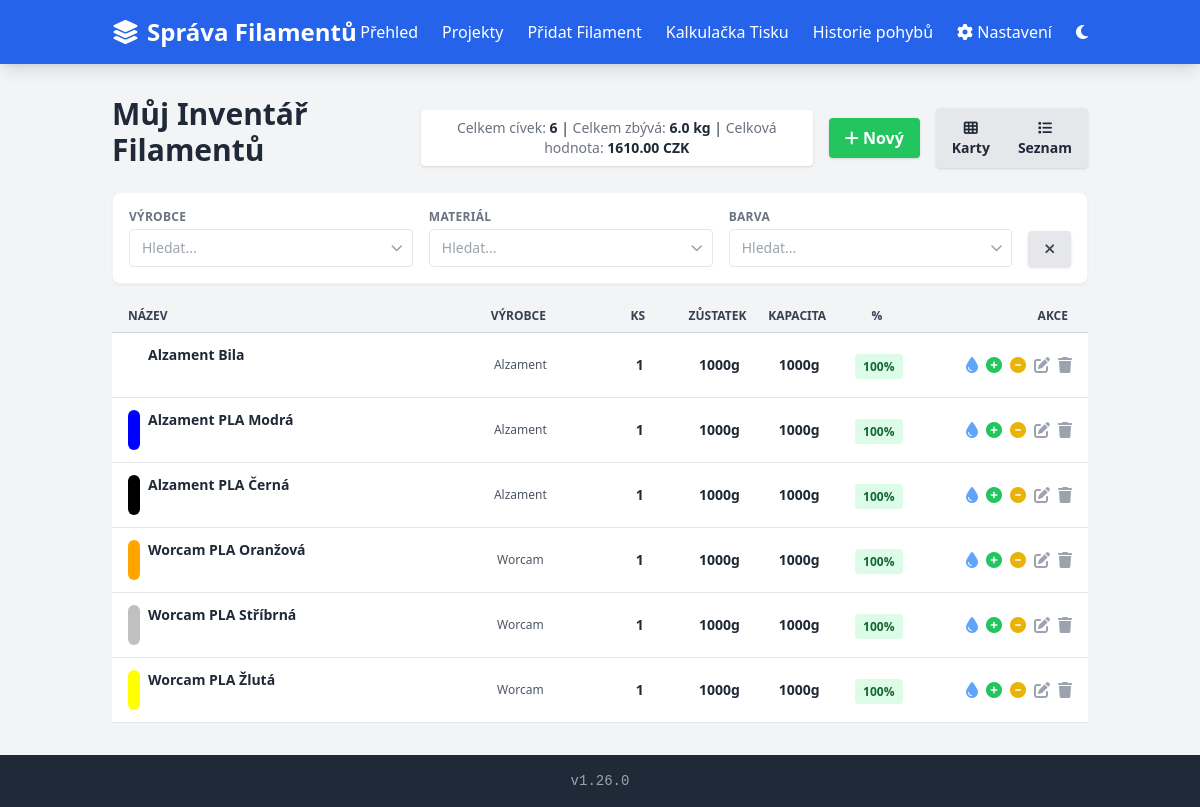
Before: / with the older database file.
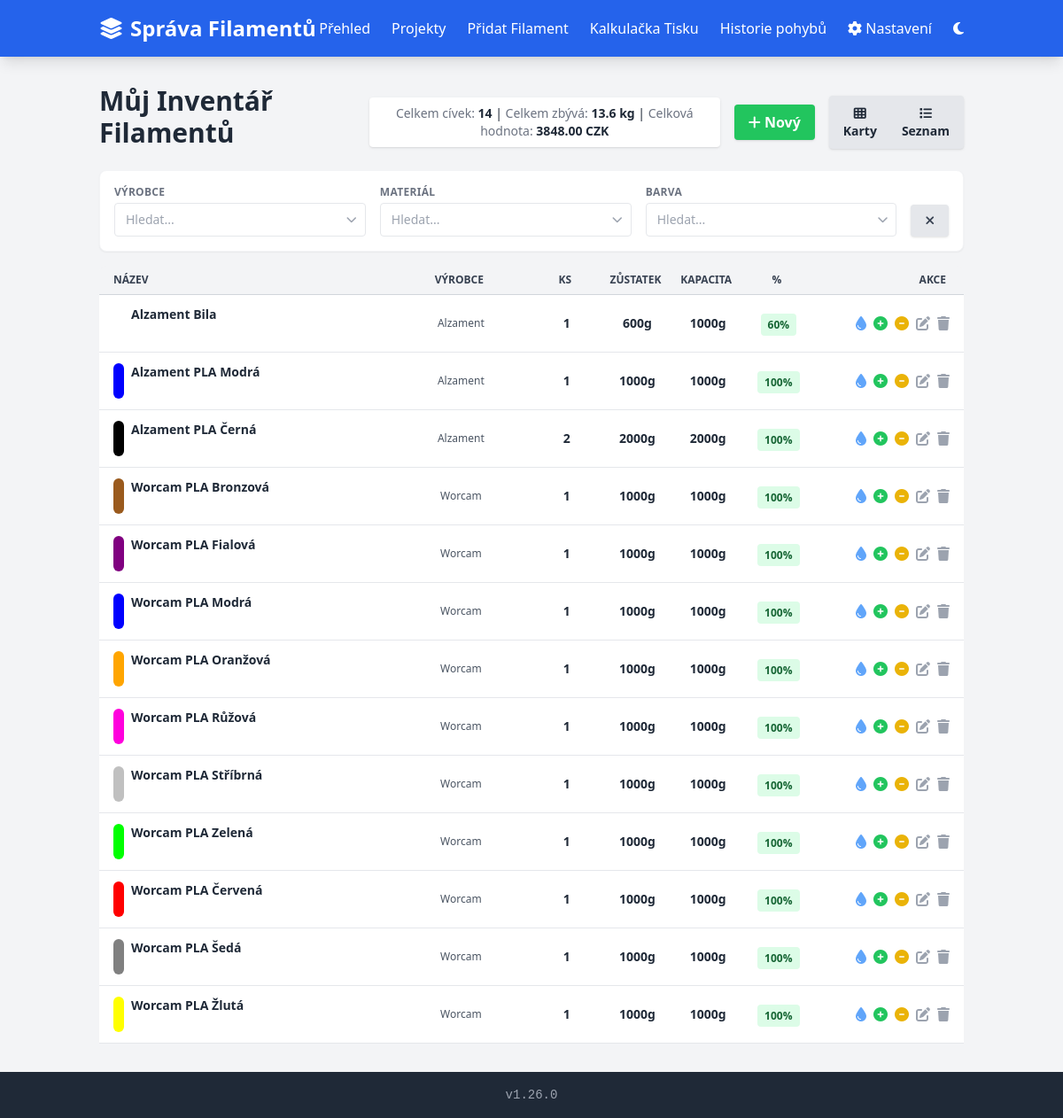
After: the same page with the newer database file.
### models.py (models this page shows)
class Filament(db.Model):
    id = db.Column(db.Integer, primary_key=True)
    name = db.Column(db.String(200), nullable=False)
    brand_id = db.Column(db.Integer, db.ForeignKey('brand.id'), nullable=False)
    color_id = db.Column(db.Integer, db.ForeignKey('color.id'), nullable=False)
    material_id = db.Column(db.Integer, db.ForeignKey('material.id'), nullable=False)
    weight_total = db.Column(db.Float, nullable=False)
    weight_remaining = db.Column(db.Float, nullable=False)
    price = db.Column(db.Float, nullable=False)
    quantity = db.Column(db.Integer, nullable=False, default=1)
    brand = db.relationship('Brand', backref=db.backref('filaments', lazy=True))
    color = db.relationship('Color', backref=db.backref('filaments', lazy=True))
    material = db.relationship('Material', backref=db.backref('filaments', lazy=True))

class Color(db.Model):
    id = db.Column(db.Integer, primary_key=True)
    name = db.Column(db.String(100), unique=True, nullable=False)
    hex_value = db.Column(db.String(20), nullable=True)

class Brand(db.Model):
    id = db.Column(db.Integer, primary_key=True)
    name = db.Column(db.String(100), unique=True, nullable=False)

### routes/inventory.py (the view)
    @app.route('/')
    def index():
        filaments_query = Filament.query.options(
            joinedload(Filament.brand),
            joinedload(Filament.material),
            joinedload(Filament.color)
        )
        f_brand = request.args.get('brand', '')
        f_material = request.args.get('material', '')
        f_color = request.args.get('color', '')
        sort_by = request.args.get('sort_by', 'name')
        sort_direction = request.args.get('sort_direction', 'asc')
        if sort_direction not in ['asc', 'desc']:
            sort_direction = 'asc'
        setting = AppSetting.query.first()
        if not setting:
            setting = AppSetting()
            db.session.add(setting)
            db.session.commit()
        view_mode_param = request.args.get('view', None)
        if view_mode_param and view_mode_param in ['card', 'list']:
            setting.view_mode = view_mode_param
            db.session.commit()
            app.logger.debug(f"View mode changed to: {view_mode_param}")
        view_mode = setting.view_mode
        if f_brand:
            filaments_query = filaments_query.filter(Filament.brand_id == f_brand)
        if f_material:
            filaments_query = filaments_query.filter(Filament.material_id == f_material)
        if f_color:
            filaments_query = filaments_query.filter(Filament.color_id == f_color)
        if sort_by == 'brand':
            order_expr = Brand.name
            filaments_query = filaments_query.join(Brand)
        elif sort_by == 'pieces':
            order_expr = Filament.quantity
        elif sort_by == 'remaining':
            order_expr = Filament.weight_remaining
        elif sort_by == 'capacity':
            order_expr = Filament.quantity * Filament.weight_total
        elif sort_by == 'percent':
            order_expr = db.case(
                (Filament.quantity * Filament.weight_total > 0,
                 Filament.weight_remaining / (Filament.quantity * Filament.weight_total)),
                else_=0
            )
        else:
            order_expr = Filament.name
        if sort_direction == 'desc':
            filaments_query = filaments_query.order_by(order_expr.desc())
        else:
            filaments_query = filaments_query.order_by(order_expr.asc())
        page = request.args.get('page', 1, type=int)
        setting = AppSetting.query.first()
        default_per_page = setting.items_per_page if setting else 12
        per_page = request.args.get('per_page', default_per_page, type=int)
        if per_page not in [12, 24, 48, 96]:
            per_page = default_per_page
        agg_query = db.session.query(
            func.sum(Filament.quantity).label('spools'),
            func.sum(Filament.weight_remaining).label('remaining'),
            func.sum(
                db.case(
                    (Filament.weight_total > 0, (Filament.price / Filament.weight_total) * Filament.weight_remaining),
                    else_=0
                )
            ).label('value')
        )
        if f_brand:
            agg_query = agg_query.filter(Filament.brand_id == f_brand)
        if f_material:
            agg_query = agg_query.filter(Filament.material_id == f_material)
        if f_color:
            agg_query = agg_query.filter(Filament.color_id == f_color)
        agg_result = agg_query.first()
        total_spools = agg_result.spools or 0
        total_remaining_g = agg_result.remaining or 0
        total_value = agg_result.value or 0
        filaments_paginated = db.paginate(filaments_query, page=page, per_page=per_page, error_out=False)
        brands = Brand.query.order_by(Brand.name).all()
        materials = Material.query.order_by(Material.name).all()
        colors = Color.query.order_by(Color.name).all()
        app.logger.debug(
            f"Index viewed: view_mode={view_mode}, page={page}, per_page={per_page}, "
            f"sort_by={sort_by}, sort_direction={sort_direction}, "
            f"filters: brand={f_brand}, material={f_material}, color={f_color}"
        )
        return render_template(
            'index.html',
            filaments=filaments_paginated,
            stats={"spools": total_spools, "remaining": total_remaining_g, "value": total_value},
            brands=brands, materials=materials, colors=colors,
            f_brand=f_brand, f_material=f_material, f_color=f_color,
            view_mode=view_mode, per_page=per_page,
            sort_by=sort_by, sort_direction=sort_direction,
        )

### utils.py (called while the page is built)
def get_settings():
    return AppSetting.query.first()

### templates/index.html (shortened to what the changed rows need)
{% extends "base.html" %}
{% block content %}
<div x-data="inventoryApp()">
<div class="flex flex-col md:flex-row justify-between items-center md:items-end mb-6 gap-4">
    <h1 class="text-2xl sm:text-3xl font-bold w-full md:w-auto text-center md:text-left">{{ t('my_inventory') }}</h1>
    <div class="flex flex-col sm:flex-row gap-4 w-full md:w-auto items-center">
        <div class="bg-white px-4 py-2 rounded shadow text-sm w-full sm:w-auto text-center">
            <span class="text-gray-500">{{ t('total_spools') }}:</span> <strong>{{ stats.spools }}</strong> <span class="hidden sm:inline">|</span><br class="sm:hidden">
            <span class="text-gray-500">{{ t('total_remaining') }}:</span> <strong>{{ '%0.1f'| format(stats.remaining / 1000) }} kg</strong> <span class="hidden sm:inline">|</span><br class="sm:hidden">
            <span class="text-gray-500">{{ t('total_value') }}:</span> <strong>{{ '{:0.2f}'.format(stats.value) }} {{ current_currency }}</strong>
        </div>
    </div>
</div>
<div id="filament-content-wrapper"
     :class="viewMode === 'card' ? 'grid grid-cols-1 md:grid-cols-2 lg:grid-cols-3 gap-6' : 'space-y-0'"
     class="{% if view_mode == 'card' %}grid grid-cols-1 md:grid-cols-2 lg:grid-cols-3 gap-6{% else %}space-y-0{% endif %}">
{% if view_mode == 'card' %}
    {% for fil in filaments.items %}
        <div class="bg-white rounded-lg shadow-md border border-gray-100 overflow-hidden relative">
            <div class="h-2 w-full absolute top-0 left-0" style="background-color: {{ fil.color.hex_value }};"></div>
            {% set capacity_all = fil.quantity * fil.weight_total %}
            {% if capacity_all > 0 %}
                {% set pct = (fil.weight_remaining / capacity_all * 100) | round | int %}
            {% else %}
                {% set pct = 0 %}
            {% endif %}
            {% if fil.quantity == 0 or pct < 20 %}
            <div class="absolute top-2 right-2 text-xs font-bold px-2 py-1 rounded shadow-md {% if fil.quantity == 0 %}bg-red-600 text-white{% else %}bg-orange-500 text-white{% endif %}">
                {% if fil.quantity == 0 %}{{ t('out_of_stock') }}{% else %}{{ t('low_stock') }}{% endif %}
            </div>
            {% endif %}
            <div class="p-6">
                <div class="flex justify-between items-start">
                    <div>
                        <h2 class="text-xl font-bold text-gray-800 truncate" title="{{ fil.name }}">{{ fil.name }}</h2>
                        <p class="text-sm font-semibold text-gray-500 mt-1">
                            {{ fil.brand.name }} &bull; {{ fil.material.name }} &bull; {{ fil.color.name }}
                            <span class="ml-2 text-blue-600">({{ fil.quantity }} {{ t('pieces') }})</span>
                        </p>
                    </div>
                    <span class="px-2 py-1 text-xs font-bold rounded shadow-sm
                        {% if pct > 50 %}bg-green-100 text-green-800
                        {% elif pct > 20 %}bg-yellow-100 text-yellow-800
                        {% else %}bg-red-100 text-red-800{% endif %}">
                        {{ pct }} %
                    </span>
                </div>
                <div class="mt-5">
                    <div class="w-full bg-gray-200 rounded-full h-3 overflow-hidden shadow-inner">
                      <div class="h-3 rounded-full transition-all duration-500
                        {% if pct > 50 %}bg-green-500{% elif pct > 20 %}bg-yellow-500{% else %}bg-red-500{% endif %}"
                        style="width: {{ pct }}%"></div>
                    </div>
                    <div class="flex justify-between text-sm mt-2 text-gray-600 font-medium">
                        <span>{{ t('remaining') }}: {{ fil.weight_remaining | int }} g</span>
                        <span>{{ t('capacity') }}: {{ capacity_all | int }} g</span>
                    </div>
                    <div class="text-xs text-center text-gray-400 mt-1">{{ t('spool_price').format(price='{:0.2f}'.format(fil.price), weight=fil.weight_total | int, currency=current_currency) }}</div>
                </div>
                <div class="mt-6 flex flex-col xl:flex-row justify-between items-center gap-3 border-t pt-4 border-gray-100">
                    <form action="{{ url_for('use_filament', id=fil.id) }}" method="POST" class="flex items-center gap-2 w-full xl:w-auto">
                        <input type="number" name="amount" min="1" max="{{ fil.weight_remaining }}" step="0.1" placeholder="g" class="w-20 border rounded px-2 py-1 text-sm outline-none focus:ring-2 focus:ring-blue-500" required>
                        <button type="submit" class="bg-blue-50 text-blue-600 hover:bg-blue-600 hover:text-white border border-blue-200 transition-colors text-xs px-3 py-1.5 rounded whitespace-nowrap font-semibold">{{ t('subtract_usage') }}</button>
                    </form>
                    <div class="flex gap-4 pt-2 xl:pt-0">
                        <form action="{{ url_for('add_spool', id=fil.id) }}" method="POST">
                            <button type="submit" title="{{ t('add_spool') }}" class="text-green-500 hover:text-green-700 transition-colors"><i class="fa-solid fa-plus-circle"></i></button>
                        </form>
                        <form action="{{ url_for('remove_spool', id=fil.id) }}" method="POST">
                            <button type="submit" title="{{ t('remove_spool') }}" class="text-yellow-500 hover:text-yellow-700 transition-colors"><i class="fa-solid fa-minus-circle"></i></button>
                        </form>
                        <a href="{{ url_for('edit', id=fil.id) }}" title="{{ t('edit') }}" class="text-gray-400 hover:text-blue-500 transition-colors"><i class="fa-solid fa-edit"></i></a>
                        <form action="{{ url_for('delete', id=fil.id) }}" method="POST" onsubmit="return confirm('{{ t('delete_confirm') }}');">
                            <button type="submit" class="text-gray-400 hover:text-red-500 transition-colors"><i class="fa-solid fa-trash"></i></button>
                        </form>
                    </div>
                </div>
            </div>
        </div>
    {% else %}
    <div class="col-span-full text-center text-gray-500 py-16 bg-white rounded-lg border border-dashed border-gray-300">
        <i class="fa-solid fa-box-open text-4xl mb-4 text-gray-300"></i>
        <p class="text-lg">{{ t('no_filaments') }}</p>
        <p class="text-sm mt-2"><a href="{{ url_for('add') }}" class="text-blue-500 hover:underline">{{ t('add_first') }}</a></p>
    </div>
    {% endfor %}
{% else %}
    {% for fil in filaments.items %}
        {% set capacity_all = fil.quantity * fil.weight_total %}
        {% if capacity_all > 0 %}
            {% set pct = (fil.weight_remaining / capacity_all * 100) | round | int %}
        {% else %}
            {% set pct = 0 %}
        {% endif %}
        <div class="bg-white border-b border-gray-200 px-4 py-3 hover:bg-gray-50 transition-colors grid grid-cols-12 gap-3 items-center">
            <div class="col-span-3 sm:col-span-4 flex items-start gap-2">
                <div class="w-3 h-10 rounded-full flex-shrink-0" style="background-color: {{ fil.color.hex_value }};"></div>
                <div class="flex-1 min-w-0">
                    <div class="flex items-center gap-1.5">
                        <h3 class="font-bold text-gray-800 truncate text-sm" title="{{ fil.name }}">{{ fil.name }}</h3>
                    </div>
                </div>
            </div>
            <div class="col-span-0 sm:col-span-2 hidden sm:block text-xs text-gray-600 truncate text-center">
                <div class="font-medium">{{ fil.brand.name }}</div>
            </div>
            <div class="col-span-2 sm:col-span-1 text-center">
                <div class="font-bold text-gray-800 text-sm">{{ fil.quantity }}</div>
            </div>
            <div class="col-span-2 sm:col-span-1 text-center">
                <div class="font-bold text-gray-800 text-sm">{{ fil.weight_remaining | int }}g</div>
            </div>
            <div class="col-span-0 sm:col-span-1 hidden sm:block text-center">
                <div class="font-bold text-gray-800 text-sm">{{ capacity_all | int }}g</div>
            </div>
            <div class="col-span-2 sm:col-span-1 text-center">
                <span class="px-2 py-1 text-xs font-bold rounded
                    {% if pct > 50 %}bg-green-100 text-green-800
                    {% elif pct > 20 %}bg-yellow-100 text-yellow-800
                    {% else %}bg-red-100 text-red-800{% endif %}">
                    {{ pct }}%
                </span>
            </div>
            <div class="col-span-3 sm:col-span-2 flex gap-1 sm:gap-2 justify-end">
                <button type="button" onclick="openUseFilamentModal({{ fil.id }}, '{{ fil.name }}', {{ fil.weight_remaining }})" title="{{ t('subtract_usage') }}" class="text-blue-400 hover:text-blue-600 transition-colors text-sm sm:text-base"><i class="fa-solid fa-droplet"></i></button>
                <form action="{{ url_for('add_spool', id=fil.id) }}" method="POST">
                    <button type="submit" title="{{ t('add_spool') }}" class="text-green-500 hover:text-green-700 transition-colors text-sm sm:text-base"><i class="fa-solid fa-plus-circle"></i></button>
                </form>
                <form action="{{ url_for('remove_spool', id=fil.id) }}" method="POST">
                    <button type="submit" title="{{ t('remove_spool') }}" class="text-yellow-500 hover:text-yellow-700 transition-colors text-sm sm:text-base"><i class="fa-solid fa-minus-circle"></i></button>
                </form>
                <a href="{{ url_for('edit', id=fil.id) }}" title="{{ t('edit') }}" class="text-gray-400 hover:text-blue-500 transition-colors text-sm sm:text-base"><i class="fa-solid fa-edit"></i></a>
                <form action="{{ url_for('delete', id=fil.id) }}" method="POST" onsubmit="return confirm('{{ t('delete_confirm') }}');">
                    <button type="submit" title="{{ t('delete') }}" class="text-gray-400 hover:text-red-500 transition-colors text-sm sm:text-base"><i class="fa-solid fa-trash"></i></button>
                </form>
            </div>
        </div>
    {% endfor %}
{% endif %}
</div>
</div>
{% endblock %}

Changed rows visible on the page:
changed Filament "Alzament Bila": weight_remaining "1000" → "600"; pct "100" → "60"
changed Filament "Alzament PLA Černá": quantity "1" → "2"; weight_remaining "1000" → "2000"; capacity_all "1000" → "2000"
added Filament: name "Worcam PLA Bronzová", brand.name "Worcam", quantity "1", weight_remaining "1000", capacity_all "1000", pct "100"
added Filament: name "Worcam PLA Fialová", brand.name "Worcam", quantity "1", weight_remaining "1000", capacity_all "1000", pct "100"
added Filament: name "Worcam PLA Modrá", brand.name "Worcam", quantity "1", weight_remaining "1000", capacity_all "1000", pct "100"
added Filament: name "Worcam PLA Růžová", brand.name "Worcam", quantity "1", weight_remaining "1000", capacity_all "1000", pct "100"
added Filament: name "Worcam PLA Zelená", brand.name "Worcam", quantity "1", weight_remaining "1000", capacity_all "1000", pct "100"
added Filament: name "Worcam PLA Červená", brand.name "Worcam", quantity "1", weight_remaining "1000", capacity_all "1000", pct "100"
added Filament: name "Worcam PLA Šedá", brand.name "Worcam", quantity "1", weight_remaining "1000", capacity_all "1000", pct "100"
Other visible differences:
{{ stats.spools }}: "6" → "14"
{{ '%0.1f'| format(stats.remaining / 1000) }}: "6.0" → "13.6"
{{ '{:0.2f}'.format(stats.value) }}: "1610.00" → "3848.00"
